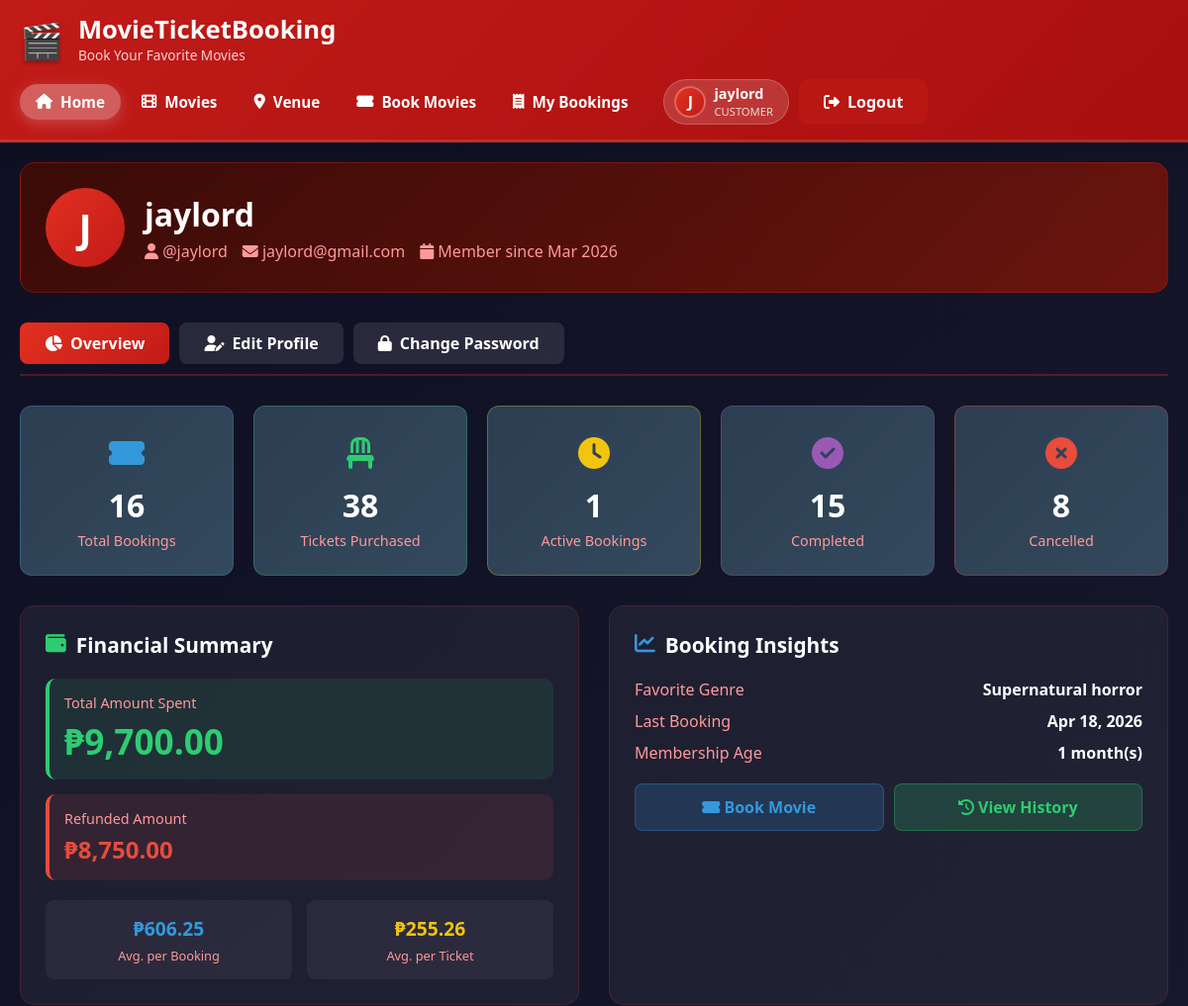
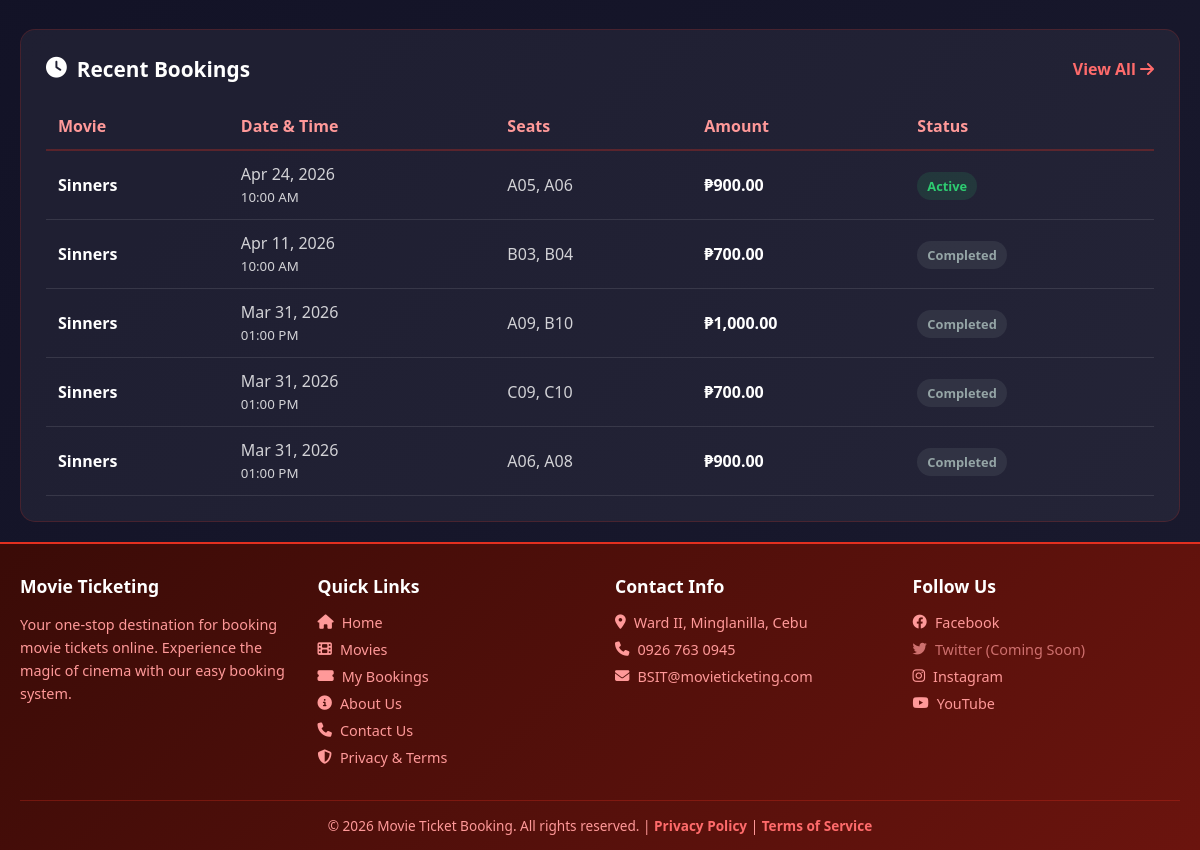
The page /pages/customer/profile.php (signed in) on the database its author committed (2 pictures, top to bottom).
### tables this page shows
CREATE TABLE `users` (
  `u_id` int(11) NOT NULL,
  `u_name` varchar(100) NOT NULL,
  `u_username` varchar(50) NOT NULL,
  `u_email` varchar(100) NOT NULL,
  `u_pass` varchar(255) NOT NULL,
  `u_role` enum('Admin','Customer','Owner') DEFAULT 'Customer',
  `u_status` enum('Active','Inactive') DEFAULT 'Active',
  `is_visible` tinyint(1) DEFAULT 1,
  `created_by` int(11) DEFAULT NULL,
  `created_by_name` varchar(100) DEFAULT NULL,
  `created_at` timestamp NOT NULL DEFAULT current_timestamp(),
  `last_login` timestamp NULL DEFAULT NULL
);

CREATE TABLE `tbl_booking` (
  `b_id` int(11) NOT NULL,
  `u_id` int(11) NOT NULL,
  `movie_name` varchar(255) NOT NULL,
  `show_date` date DEFAULT NULL,
  `showtime` time NOT NULL,
  `booking_fee` decimal(10,2) DEFAULT 0.00,
  `status` enum('Ongoing','Done','Cancelled') DEFAULT 'Ongoing',
  `booking_date` timestamp NOT NULL DEFAULT current_timestamp(),
  `payment_status` enum('Pending','Paid','Refunded') DEFAULT 'Pending',
  `is_visible` tinyint(1) DEFAULT 1,
  `booking_reference` varchar(20) DEFAULT NULL
);

### pages/customer/profile.php (the view, shortened to what the rows shown need)
<?php
$root_dir = dirname(dirname(__DIR__));
$conn = get_db();
$user_id = $_SESSION['user_id'];
$stmt = $conn->prepare("SELECT u_id, u_name, u_username, u_email, u_role, u_status, created_at FROM users WHERE u_id = ?");
$stmt->bind_param("i", $user_id);
$stmt->execute();
$result = $stmt->get_result();
$user = $result->fetch_assoc();
$last_booking_stmt = $conn->prepare("
    SELECT booking_date
    FROM tbl_booking
    WHERE u_id = ?
    ORDER BY booking_date DESC
    LIMIT 1
");
$last_booking_stmt->bind_param("i", $user_id);
$last_booking_stmt->execute();
$last_booking_result = $last_booking_stmt->get_result();
$last_booking = $last_booking_result->fetch_assoc()['booking_date'] ?? null;
$recent_stmt = $conn->prepare("
    SELECT
        b.*,
        GROUP_CONCAT(bs.seat_number ORDER BY bs.seat_number SEPARATOR ', ') as seat_list,
        COUNT(bs.id) as seat_count
    FROM tbl_booking b
    LEFT JOIN booked_seats bs ON b.b_id = bs.booking_id
    WHERE b.u_id = ?
    GROUP BY b.b_id
    ORDER BY b.booking_date DESC
    LIMIT 5
");
$recent_stmt->bind_param("i", $user_id);
$recent_stmt->execute();
$recent_result = $recent_stmt->get_result();
$recent_bookings = [];
while ($row = $recent_result->fetch_assoc()) {
    $recent_bookings[] = $row;
}
$active_tab = isset($_GET['tab']) ? $_GET['tab'] : 'overview';
require_once $root_dir . '/partials/header.php';
?>
<div class="profile-container" style="max-width: 1200px; margin: 0 auto; padding: 20px; min-height: calc(100vh - 200px);">
    <div style="background: linear-gradient(135deg, var(--bg-card) 0%, var(--bg-card-light) 100%);
         border-radius: 15px; padding: 25px; margin-bottom: 30px;
         border: 1px solid rgba(226, 48, 32, 0.3);">
        <div style="display: flex; align-items: center; gap: 20px;">
            <div style="width: 80px; height: 80px; background: linear-gradient(135deg, var(--primary-red) 0%, var(--dark-red) 100%);
                 border-radius: 50%; display: flex; align-items: center; justify-content: center; font-size: 2.5rem; font-weight: 800; color: white;">
                <?php echo strtoupper(substr($user['u_name'], 0, 1)); ?>
            </div>
            <div>
                <h1 style="color: white; font-size: 2rem; margin-bottom: 5px; font-weight: 800;">
                    <?php echo htmlspecialchars($user['u_name']); ?>
                </h1>
                <p style="color: var(--pale-red); font-size: 1rem; display: flex; align-items: center; gap: 15px;">
                    <span><i class="fas fa-user"></i> @<?php echo htmlspecialchars($user['u_username']); ?></span>
                    <span><i class="fas fa-envelope"></i> <?php echo htmlspecialchars($user['u_email']); ?></span>
                    <span><i class="fas fa-calendar"></i> Member since <?php echo date('M Y', strtotime($user['created_at'])); ?></span>
                </p>
            </div>
        </div>
    </div>
    <?php if ($active_tab == 'overview'): ?>
    <div>
        <div style="display: grid; grid-template-columns: repeat(auto-fit, minmax(300px, 1fr)); gap: 30px; margin-bottom: 30px;">
            <div style="background: rgba(255,255,255,0.05); border-radius: 15px; padding: 25px; border: 1px solid rgba(226, 48, 32, 0.2);">
                <div style="margin-bottom: 20px;">
                    <?php if ($last_booking): ?>
                    <div style="display: flex; justify-content: space-between; margin-bottom: 10px;">
                        <span style="color: var(--pale-red);">Last Booking</span>
                        <span style="color: white; font-weight: 700;"><?php echo date('M d, Y', strtotime($last_booking)); ?></span>
                    </div>
                    <?php endif; ?>
                    <div style="display: flex; justify-content: space-between; margin-bottom: 15px;">
                        <span style="color: var(--pale-red);">Membership Age</span>
                        <span style="color: white; font-weight: 700;">
                            <?php
                            $join_date = new DateTime($user['created_at']);
                            $now = new DateTime();
                            $diff = $join_date->diff($now);
                            echo $diff->y > 0 ? $diff->y . ' year(s)' : ($diff->m > 0 ? $diff->m . ' month(s)' : $diff->d . ' day(s)');
                            ?>
                        </span>
                    </div>
                </div>
            </div>
        </div>
        <div style="background: rgba(255,255,255,0.05); border-radius: 15px; padding: 25px; border: 1px solid rgba(226, 48, 32, 0.2);">
            <?php if (empty($recent_bookings)): ?>
                <div style="text-align: center; padding: 40px; color: var(--pale-red);">
                    <i class="fas fa-ticket-alt fa-3x" style="margin-bottom: 15px; opacity: 0.5;"></i>
                    <p>No bookings yet. Start your movie journey today!</p>
                    <a href="<?php echo SITE_URL; ?>index.php?page=customer/booking" class="btn btn-primary" style="margin-top: 15px; display: inline-block; padding: 12px 30px;">
                        <i class="fas fa-ticket-alt"></i> Book Your First Movie
                    </a>
                </div>
            <?php else: ?>
                <div style="overflow-x: auto;">
                    <table style="width: 100%; border-collapse: collapse;">
                        <thead>
                            <tr style="border-bottom: 2px solid rgba(226, 48, 32, 0.3);">
                                <th style="padding: 12px; text-align: left; color: var(--pale-red); font-weight: 600;">Movie</th>
                                <th style="padding: 12px; text-align: left; color: var(--pale-red); font-weight: 600;">Date & Time</th>
                                <th style="padding: 12px; text-align: left; color: var(--pale-red); font-weight: 600;">Seats</th>
                                <th style="padding: 12px; text-align: left; color: var(--pale-red); font-weight: 600;">Amount</th>
                                <th style="padding: 12px; text-align: left; color: var(--pale-red); font-weight: 600;">Status</th>
                            </tr>
                        </thead>
                        <tbody>
                            <?php foreach ($recent_bookings as $booking):
                                $is_cancelled = $booking['status'] == 'Cancelled';
                                $is_ongoing = $booking['status'] == 'Ongoing' && strtotime($booking['show_date'] . ' ' . $booking['showtime']) > time();
                                $status_color = $is_cancelled ? '#e74c3c' : ($is_ongoing ? '#2ecc71' : '#95a5a6');
                                $status_text = $is_cancelled ? 'Cancelled' : ($is_ongoing ? 'Active' : 'Completed');
                            ?>
                            <tr style="border-bottom: 1px solid rgba(255,255,255,0.1);">
                                <td style="padding: 12px; color: white; font-weight: 600;"><?php echo htmlspecialchars($booking['movie_name']); ?></td>
                                <td style="padding: 12px; color: rgba(255,255,255,0.8);">
                                    <?php echo date('M d, Y', strtotime($booking['show_date'])); ?><br>
                                    <small><?php echo date('h:i A', strtotime($booking['showtime'])); ?></small>
                                </td>
                                <td style="padding: 12px; color: rgba(255,255,255,0.8);"><?php echo htmlspecialchars($booking['seat_list'] ?? ''); ?></td>
                                <td style="padding: 12px; color: white; font-weight: 600;">₱<?php echo number_format($booking['booking_fee'], 2); ?></td>
                                <td style="padding: 12px;">
                                    <span style="background: <?php echo $status_color; ?>20; color: <?php echo $status_color; ?>;
                                         padding: 5px 10px; border-radius: 15px; font-size: 0.8rem; font-weight: 600;">
                                        <?php echo $status_text; ?>
                                    </span>
                                </td>
                            </tr>
                            <?php endforeach; ?>
                        </tbody>
                    </table>
                </div>
            <?php endif; ?>
        </div>
    </div>
    <?php endif; ?>
</div>
<?php
require_once $root_dir . '/partials/footer.php';
?>

### rows shown on the page
users: u_name "J", u_name "jaylord", u_username "jaylord", u_email "jaylord@gmail.com", created_at "Mar 2026", created_at "1"
tbl_booking: booking_date "Apr 18, 2026", movie_name "Sinners", show_date "Apr 24, 2026", showtime "10:00 AM", seat_list "A05, A06", booking_fee "900.00"
tbl_booking: movie_name "Sinners", show_date "Apr 11, 2026", showtime "10:00 AM", seat_list "B03, B04", booking_fee "700.00"
tbl_booking: movie_name "Sinners", show_date "Mar 31, 2026", showtime "01:00 PM", seat_list "A09, B10", booking_fee "1,000.00"
tbl_booking: movie_name "Sinners", show_date "Mar 31, 2026", showtime "01:00 PM", seat_list "C09, C10", booking_fee "700.00"
tbl_booking: movie_name "Sinners", show_date "Mar 31, 2026", showtime "01:00 PM", seat_list "A06, A08", booking_fee "900.00"

### other values the page prints
substr($_SESSION['user_name'], 0, 1) "J"
$_SESSION['user_name'] "jaylord"
$_SESSION['user_role'] "CUSTOMER"
$total_bookings "16"
$total_tickets "38"
$active_bookings "1"
$completed_bookings "15"
$cancelled_bookings "8"
$total_spent "9,700.00"
$refunded_amount "8,750.00"
$total_spent / max($total_bookings, 1) "606.25"
$total_spent / max($total_tickets, 1) "255.26"
$favorite_genre "Supernatural horror"
